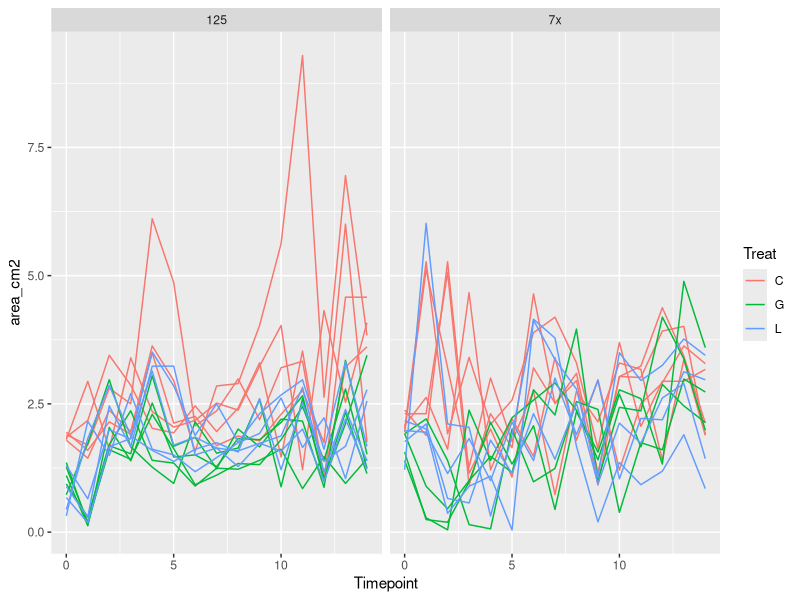
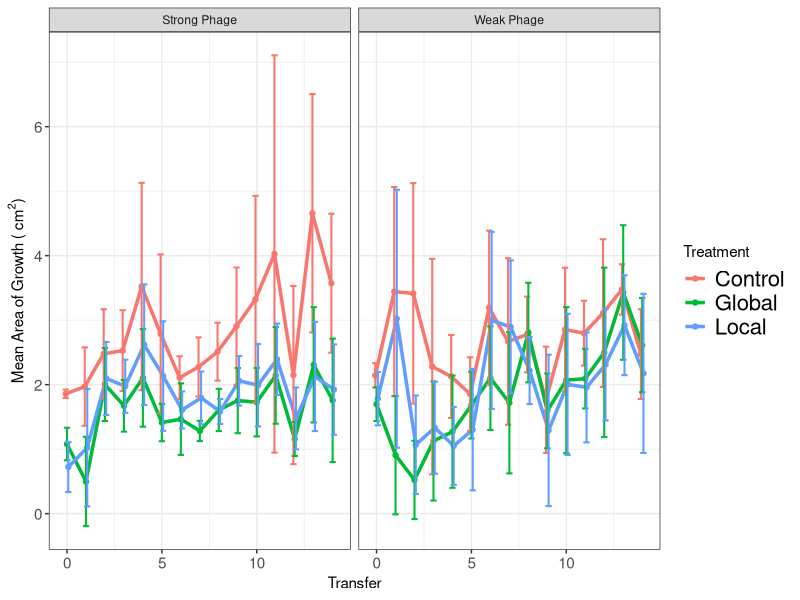
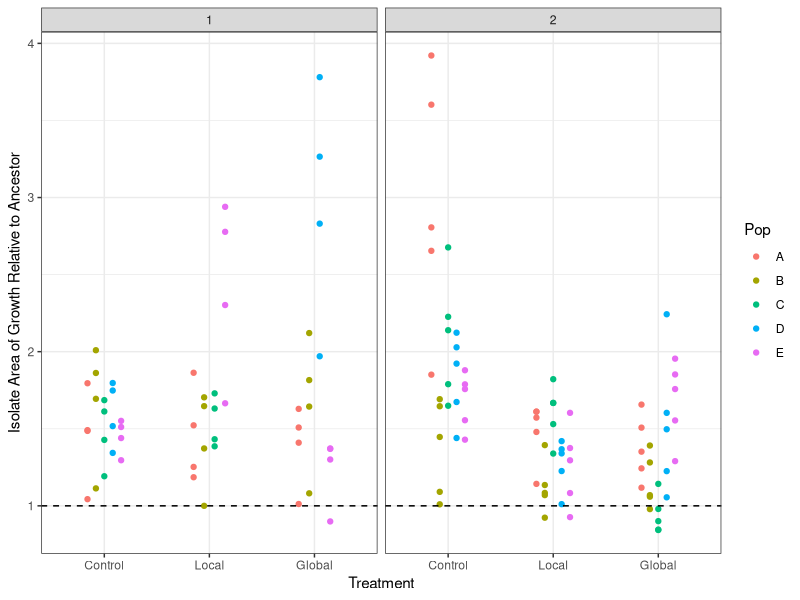
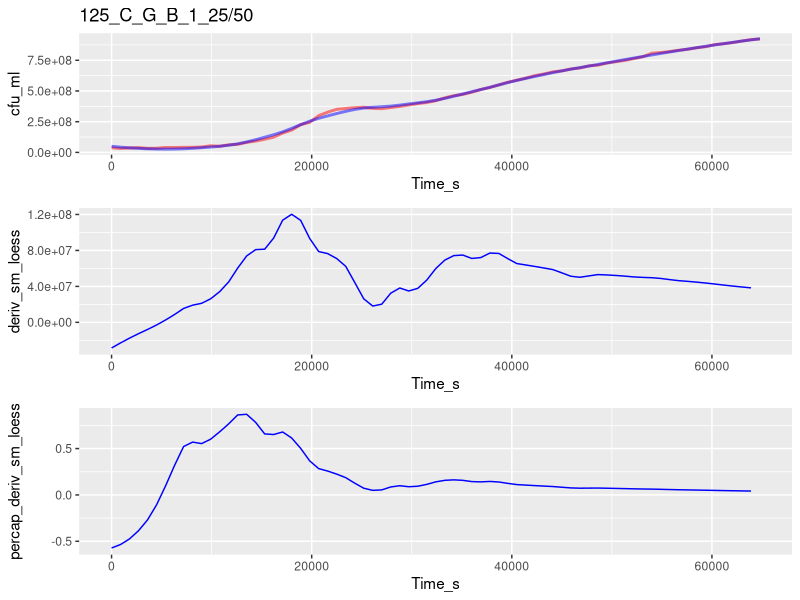
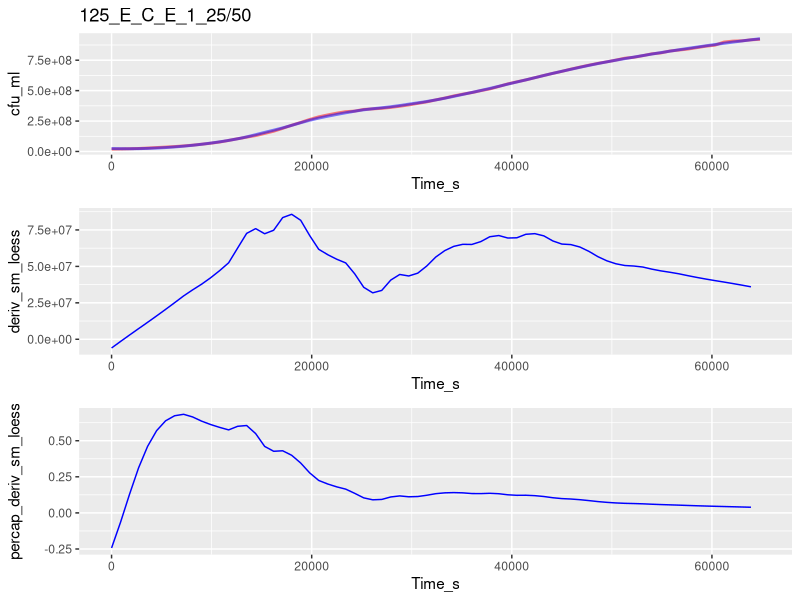
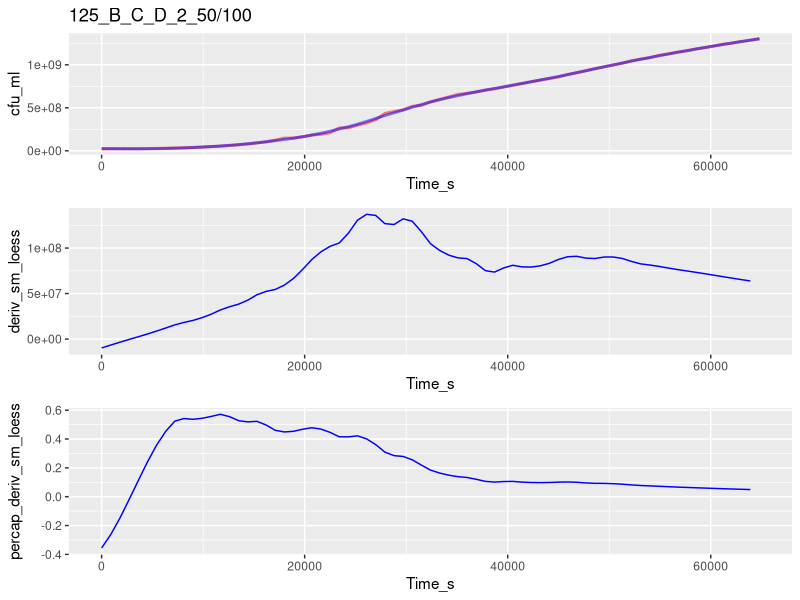
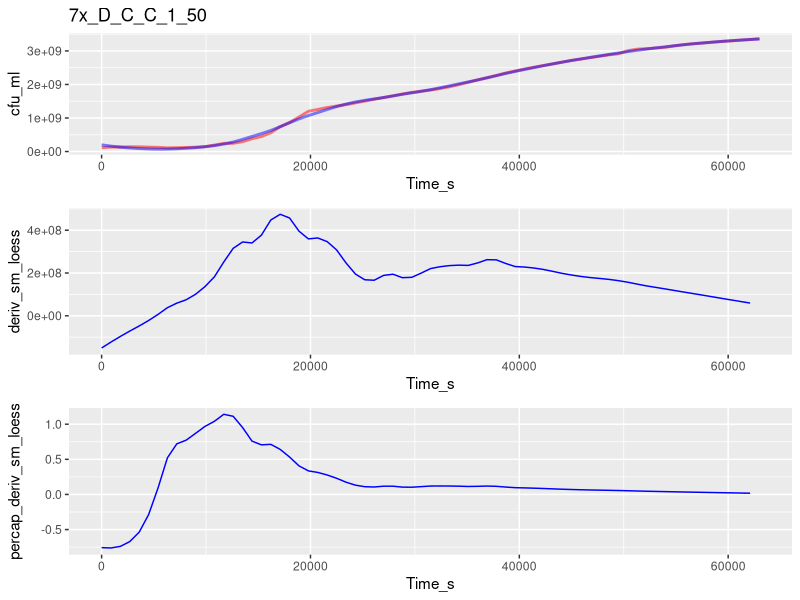
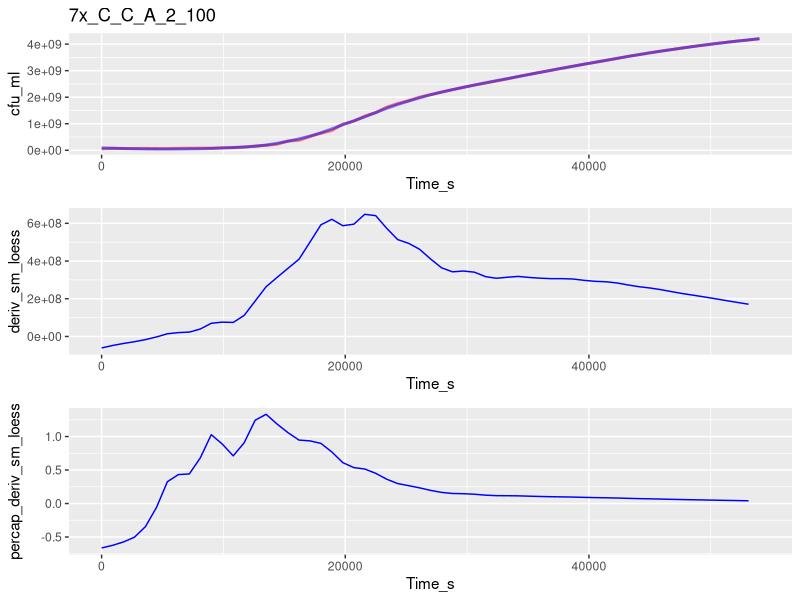

Recreate these plots in R, in order. (Note: this script raises an error after producing the figures.)
##TODO: 
##      migration stats
##      growth curve analysis
##      growth curve stats

library("ggplot2")
library("dplyr")

#Need to split this into 2 scripts: one to take the messy data
# (e.g. isolate information in underscore formats, etc)
#and get it cleaned up, then output those clean data
#And another to take the clean data & analyze it
#Then put the messy data in one folder and the clean data in another folder
#Along with the separate scripts
#So when it's published, can just tell people to re-run the clean data script

#need to make Rep vs Pop consistent
#redo all analysis using dplyr
#redo analysis using vectorization
#include std curve for spec in this code (it may alread be there???)
#Do a scripted analysis of how much to smoothe gc data (not manually checking)
# #to be done later:
# #define function to get means of rates
# mean_rates <- function(sub_by_list, my_data)
# analyze additional plate scans
#change resistance to be by treat then by pop
#Change growth rate for ancestor to dotted line

##Experimental evolution analysis ----
exper_evol_migr <- read.csv("./Clean_Data/Experimental_evolution_growth.csv")

#Drop points after T14
exper_evol_migr <- exper_evol_migr[exper_evol_migr$Timepoint <= 14, ]

#Calculate total area
exper_evol_migr$area_cm2 <- pi*exper_evol_migr$Width_cm/2*exper_evol_migr$Height_cm/2

#Make plot with all pops shown
ggplot(data = exper_evol_migr,
       aes(x = Timepoint, y = area_cm2, group = paste(Treat, Pop),
           color = Treat)) +
  geom_line() +
  facet_grid(~Proj)

#Summarize
exper_evol_migr <- group_by(exper_evol_migr, Proj, Treat, Timepoint)
exper_evol_summ <- summarize(exper_evol_migr,
                             area_mean = mean(area_cm2),
                             area_sd = sd(area_cm2),
                             area_n = n())

#Make plot of summarized data
my_facet_labels <- c("7x" = "Weak Phage", "125" = "Strong Phage")

ggplot(data = exper_evol_summ, aes(x = Timepoint, y = area_mean,
                                   color = Treat)) +
  geom_point(position = position_dodge(0.2)) + 
  geom_line(size = 1.2, position = position_dodge(0.2)) +
  theme_bw() +
  theme(axis.text.y = element_text(size = 11), axis.text.x = element_text(size = 11),
        legend.text = element_text(size = 16)) +
  facet_grid(~Proj, labeller = labeller(Proj = my_facet_labels)) +
  geom_errorbar(aes(ymax = area_mean+area_sd, ymin = area_mean-area_sd),
                width=1, size = .7, position=position_dodge(0.2)) +
  labs(x = "Transfer", 
       y = expression(paste("Mean Area of Growth ( ", cm^2, ")"))) + 
  scale_color_hue(name = "Treatment", breaks = c("C", "G", "L"),
                  labels = c("Control", "Global", "Local"))

##Isolate migration analysis ----
isol_migration <- read.csv("./Clean_Data/Isolate_migration.csv")

#Calculate total area
isol_migration$area_cm2 <- pi*isol_migration$Width_cm/2*isol_migration$Height_cm/2

#Calculate total area relative to same-day ancestor
ancestors <- isol_migration[isol_migration$Isol == "Anc", ]
isol_migration$relative_area <-
  isol_migration$area_cm2/ancestors$area_cm2[
    match(as.Date(isol_migration$end_timestamp),
          as.Date(ancestors$end_timestamp))]

#Plot data
my_facet_labels <- c("7x" = "Weak Phage", 
                     "125" = "Strong Phage",
                     "C" = "Control", "G" = "Global", "L" = "Local",
                     "A" = "WT")

ggplot(isol_migration[isol_migration$Isol != "Anc", ], 
       aes(x = Treat, y = relative_area, color = Pop,
           group = Pop)) +
  geom_point(position = position_dodge(0.4)) +
  facet_grid(~Proj, labeller = labeller(Proj = my_facet_labels)) +
  theme_bw() + 
  labs(y = "Isolate Area of Growth Relative to Ancestor",
       x = "Treatment") +
  geom_hline(yintercept = 1, lty = 2) +
  scale_x_discrete(limits = c("C", "L", "G"),
                   labels = c("Control", "Local", "Global")) +
  NULL

##isolate growth curve analysis ----


##growth curve analysis
# library("minpack.lm")
# library("tidyr")
# library("lubridate")
# library("dplyr")

#Read data
gc_data <- read.csv("./Clean_Data/Isolate_growth_curves.csv",
                    header = T, stringsAsFactors = F)

#Make unique well identifiers
gc_data$uniq_well <- NA
for (i in 1:nrow(gc_data)) {
  gc_data$uniq_well[i] <- paste(gc_data[i, 1:6], collapse = "_")
}

#reorder
gc_data <- gc_data[order(gc_data$uniq_well, gc_data$Time_s), ]

calc_deriv <- function(CFU, percapita = FALSE,
                          subset_by = NULL, time = NULL,
                          time_normalize = NULL) {
  #Note! CFU values must be sorted sequentially into their unique sets already
  
  #Provided a vector of CFU values, this function returns (by default) the
  # difference between sequential values
  #if percapita = TRUE, the differences of cfu are divided by cfu
  #if subset_by is provided, it should be a vector (same length as cfu),
  # the unique values of which will separate calculations
  #if time_normalize is specified, time should be provided as a simple 
  # numeric (e.g. number of seconds) in some unit
  #Then the difference will be normalized for the time_normalize value
  #(e.g. if time is provided in seconds and the difference per hour is wanted,
  # time_normalize should = 3600)
  
  #Check inputs
  if (!is.numeric(time)) {
    stop("time is not numeric")
  }
  if (!is.null(time_normalize)) {
    if (!is.numeric(time_normalize)) {
      stop("time_normalize is not numeric")
    } else if (is.null(time)) {
      stop("time_normalize is specified, but time is not provided")
    }
  }
  
  #Calc derivative
  ans <- c(CFU[2:length(CFU)]-CFU[1:(length(CFU)-1)])
  #Percapita (if specified)
  if (percapita) {
    ans <- ans/CFU[1:(length(CFU)-1)]
  }
  #Time normalize (if specified)
  if (!is.null(time_normalize)) {
    ans <- ans/
      (c(time[2:length(time)]-time[1:(length(time)-1)])/time_normalize)
  }
  #Subset by (if specified)
  if (!is.null(subset_by)) {
    ans[subset_by[2:length(subset_by)] != subset_by[1:(length(subset_by)-1)]] <- NA
  }
  return(c(ans, NA))
}

#Smooth data
gc_data$sm_loess <- NA
gc_data$percap_deriv_sm_loess <- NA
gc_data$percap_deriv_cfu <- NA
for (my_well in unique(gc_data$uniq_well)) {
  my_rows <- which(gc_data$uniq_well == my_well)
  #Smooth with loess
  gc_data$sm_loess[my_rows] <- predict(loess(cfu_ml ~ Time_s,
                                             span = 0.4,
                                             data = gc_data[my_rows, ]),
                                       gc_data[my_rows, ])
}

#Calculate growth per hour from loess curve
gc_data$deriv_sm_loess <- calc_deriv(gc_data$sm_loess,
                                     subset_by = gc_data$uniq_well,
                                     time = gc_data$Time_s,
                                     time_normalize = 3600)

#Calculate per capita growth per hour from loess curve
gc_data$percap_deriv_sm_loess <- calc_deriv(gc_data$sm_loess,
                                            percapita = TRUE,
                                            subset_by = gc_data$uniq_well,
                                            time = gc_data$Time_s,
                                            time_normalize = 3600)
  

#Calculate per capita growth per hour from original curve
gc_data$percap_deriv_cfu <- calc_deriv(gc_data$cfu_ml,
                                       percapita = TRUE,
                                       subset_by = gc_data$uniq_well,
                                       time = gc_data$Time_s,
                                       time_normalize = 3600)

#View samples of original & smoothed curves
# as well as derivatives (per cap & not) of both orig and smoothed curves
for (my_well in sample(unique(gc_data$uniq_well), 20)) {
  my_rows <- which(gc_data$uniq_well == my_well)
  
  print(cowplot::plot_grid(
    ggplot(data = gc_data[my_rows, ],
           aes(x = Time_s, y = cfu_ml)) +
      geom_line(color = "red", lwd = 1, alpha = 0.5) +
      geom_line(aes(x = Time_s, y = sm_loess),
                color = "blue", lwd = 1, alpha = 0.5) +
      ggtitle(gc_data[my_rows[1], "uniq_well"]) +
      NULL,
    ggplot(data = gc_data[my_rows, ],
           aes(x = Time_s, y = deriv_sm_loess)) +
      geom_line(color = "blue") +
      NULL,
    ggplot(data = gc_data[my_rows, ],
           aes(x = Time_s, y = percap_deriv_sm_loess)) +
      geom_line(color = "blue") +
      # geom_line(aes(x = Time_s, y = percap_deriv_cfu),
      #           color = "red") +
      NULL,
    ncol = 1, align = "v"))
}

#Todo:
# find max growth rate (& density at max growth rate)
# find density at first local minima of non-percap growth rate after max growth rate
#   (pseudo carrying capacity)
# find time from some low density to peak per capita growth rate (pseudo lag time)
# find time from max growth rate to pseudo carrying capacity



#extract maximum percap growth rates for each uniq well
#using non-overlapping averaged smoothing
gc_sm$Time <- as.character(gc_sm$Time)
gc_mpptir <- group_by(gc_sm, Media, Proj, Pop, Treat, Isol, Rep_Well)
gc_mpptir <- summarize(gc_mpptir, max_pcgr = max(pcgr, na.rm = T))
gc_mppti <- group_by(gc_mpptir, Media, Proj, Pop, Treat, Isol)
gc_mppti <- summarize(gc_mppti, gr_max_avg = mean(max_pcgr),
                      dt_min_sd = sd(max_pcgr))
gc_mppt <- group_by(gc_mppti, Media, Proj, Pop, Treat)
gc_mppt <- summarize(gc_mppt, avg_isols = mean(gr_max_avg),
                     sd_isols = sd(gr_max_avg))

#Making percap growth rate plots
my_facet_labels <- c("100" = "Rich Environment", 
                     "50" = "Adapted Environment",
                     "C" = "Control", "G" = "Global", "L" = "Local",
                     "A" = "WT", "1" = "Weak Phage", "2" = "Strong Phage")

#plot of all isols
gc_mppti$Media <- factor(gc_mppti$Media, levels = c(50, 100))
ggplot(gc_mppti, aes(x = Treat, y = gr_max_avg)) + 
  geom_jitter(width = 0.1, height = 0, size = 2) + 
  facet_grid(Media ~ Pop, labeller = labeller(Media = my_facet_labels)) +
  labs(x = "Treatment", y = "Per Capita Growth Rate (/hour)") +
  theme(axis.text.x = element_text(size = 11), 
        axis.text.y = element_text(size = 11)) +
  theme_bw()

#plot of all pops
gc_mppt$Media <- factor(gc_mppt$Media, levels = c(50, 100))

#For local viewing
ggplot(gc_mppt, aes(x = Treat, y = avg_isols), 
       labeller = labeller(Treat = my_facet_labels)) + 
  geom_point(pch = 1, size = 3) +
  facet_grid(Proj~Media, 
             labeller = labeller(Media = my_facet_labels, Proj = my_facet_labels)) + 
  labs(x = "Treatment", y = "Maximum Per Capita Growth Rate (/hour)") + theme_bw() + 
  scale_x_discrete(labels = c("Ancestor", "Control", "Global", "Local"))

#For poster
png(filename = "growth_rate_pops.png", width = 10, height = 7,
    units = "in", res = 300)
ggplot(gc_mppt, aes(x = Treat, y = avg_isols), 
       labeller = labeller(Treat = my_facet_labels)) + 
  geom_jitter(width = 0.075, height = 0, pch = 16, size = 6) +
  facet_grid(Proj~Media, 
             labeller = labeller(Media = my_facet_labels, Proj = my_facet_labels)) + 
  labs(x = "Treatment", y = "Maximum Per Capita Growth Rate (/hr)") + theme_bw() + 
  scale_x_discrete(labels = c("Ancestor", "Control", "Global", "Local")) +
  theme(axis.title = element_text(size = 20), axis.text = element_text(size = 16),
        strip.text = element_text(size = 20))
dev.off()

##Isolate resistance analysis
resis_data_7x <- read.csv("74_75_76_Plaquing.csv", header = T, stringsAsFactors = F)

#split out project info & make unique reps
resis_data_7x <- cbind(resis_data_7x[, 1:2], "Pop" = NA, resis_data_7x[, 3:5])
for (i in 1:nrow(resis_data_7x)) {
  my.proj <- resis_data_7x$Proj[i]
  if (my.proj == "P1.1") {
    resis_data_7x$Pop[i] <- "F"
    resis_data_7x$Treat[i] <- "A" #for Ancestor
  } else if (my.proj == "74") {
    resis_data_7x$Pop[i] <- "A"
  } else {
    resis_data_7x$Proj[i] <- substr(my.proj, 1, 2)
    resis_data_7x$Pop[i] <- substr(my.proj, 3, 3)
  }
  if (resis_data_7x$Proj[i] == "75") {
    if (resis_data_7x$Pop[i] == "A") {resis_data_7x$Pop[i] <- "B"
    } else {resis_data_7x$Pop[i] <- "C"}
  } else if (resis_data_7x$Proj[i] == "76") {
    if (resis_data_7x$Pop[i] == "A") {resis_data_7x$Pop[i] <- "D"
    } else {resis_data_7x$Pop[i] <- "E"}
  }
}
resis_data_7x$Proj <- 1

#this is where merge of resis data will be
resis_data <- resis_data_7x

#calculate EOP for ea isol
resis_data$EOP <- NA
for (i in 1:nrow(resis_data)) {
  my_sub <- subset(resis_data, resis_data$Isol == resis_data$Isol[i])
  resis_data$EOP[i] <- resis_data$PFU[i]/my_sub[my_sub$Treat == "A",]$PFU
}

#For local viewing
ggplot(resis_data[resis_data$Treat != "A", ], aes(x = Treat, y = 1-EOP)) +
  scale_x_discrete(name = "Treatment") +
  ylab("Resistance to Phage") +
  facet_grid(Proj~Pop, labeller = labeller(Proj = my_facet_labels)) +
  geom_dotplot(binaxis = "y", stackdir = "center", binwidth = 0.01, 
               dotsize = 3) +
  # geom_jitter(width = 0.2, height = 0, size = 2) +
  theme_bw() + ggtitle("Population") +
  theme(plot.title = element_text(size = 12, hjust = 0.5), 
        axis.title = element_text(size = 12),
        axis.text.x = element_text(color = "black", size = 12)) +
  geom_hline(yintercept = 0, linetype = "dotted", size = 1.5)

#For poster
png("resis_isols.png", width = 14, height = 9, units = "in", res = 300)
ggplot(resis_data[resis_data$Treat != "A", ], aes(x = Treat, y = 1-EOP)) +
  scale_x_discrete(name = "Treatment") +
  ylab("Resistance to Phage") +
  facet_grid(Proj~Pop, labeller = labeller(Proj = my_facet_labels)) +
  geom_dotplot(binaxis = "y", stackdir = "center", binwidth = 0.02, 
               dotsize = 2) +
  theme_bw() + ggtitle("Population") +
  theme(plot.title = element_text(size = 24, hjust = 0.5), 
        axis.title = element_text(size = 24),
        axis.text = element_text(color = "black", size = 20),
        strip.text = element_text(size = 24)) +
  geom_hline(yintercept = 0, linetype = "dotted", size = 1.5)
dev.off()

#resistance vs growth
gc_resis_data <- merge(resis_data, gc_mppti)
gc_resis_mppt <- group_by(gc_resis_data, Media, Proj, Pop, Treat)
gc_resis_mppt <- summarize(gc_resis_mppt, avg_eop = mean(EOP),
                           avg_gr = mean(gr_max_avg))

#Make plot of all isolates
ggplot(gc_resis_data, aes(x = 1-EOP, y = gr_max_avg)) +
  geom_point() + 
  facet_grid(Media~., labeller = labeller(Media = my_facet_labels)) +
  geom_smooth(method = "lm") +
  labs(x = "Resistance", y = "Per Capita Growth Rate (/hour)")

summary(lm(gr_max_avg~Media*EOP, data = gc_resis_data))

#Make plot of all pops
#For local viewing
ggplot(gc_resis_mppt, aes(x = 1-avg_eop, y = avg_gr)) +
  geom_point(size = 2, aes(pch = Treat)) + 
  scale_shape_manual(values = c(3, 15, 16, 17), name = "Treatment",
                     breaks = c("A", "C", "G", "L"),
                     labels = c("WT", "Control", "Global", "Local")) +
  facet_grid(Media~Proj, labeller = labeller(Media = my_facet_labels,
                                             Proj = my_facet_labels)) +
  geom_smooth(method = "lm") +
  labs(x = "Resistance", y = "Average Per Capita Growth Rate (/hour)") +
  theme_bw()

#For poster
png("resis_gc_tradeoff.png", width = 10, height = 7, units = "in",
    res = 300)
ggplot(gc_resis_mppt, aes(x = 1-avg_eop, y = avg_gr)) +
  geom_point(size = 4, aes(pch = Treat)) + 
  scale_shape_manual(values = c(3, 15, 16, 17), name = "Treatment",
                     breaks = c("A", "C", "G", "L"),
                     labels = c("WT", "Control", "Global", "Local")) +
  facet_grid(Proj~Media, labeller = labeller(Media = my_facet_labels,
                                             Proj = my_facet_labels)) +
  geom_smooth(method = "lm", se = F) +
  labs(x = "Resistance", y = "Average Maximum Per Capita Growth Rate (/hr)") +
  theme_bw() +
  theme(axis.text = element_text(size = 16),
        strip.text = element_text(size = 20),
        axis.title = element_text(size = 20),
        legend.title = element_text(size = 20),
        legend.text = element_text(size = 16))
dev.off()

summary(lm(avg_gr~avg_eop*Media, data = gc_resis_mppt))


## 125 Migration ----
migration_125 <- read.csv("131_125_isol_migration.csv")
migration_125$area <- pi*migration_125$Width..cm.*migration_125$Height..cm./4
migration_125$relative_area <- NA
migration_125$date <- paste(migration_125$Year, migration_125$Month,
                            migration_125$Day, sep = "_")
for (date in unique(migration_125$date)) {
  migration_125$relative_area[which(migration_125$date == date)] <- 
    migration_125$area[which(migration_125$date == date)]/
    migration_125$area[migration_125$date == date & 
                         migration_125$Population == "Anc"]
}

ggplot(data = migration_125, aes(x = paste(Treatment, Population),
                                 y = relative_area)) +
  geom_point()

## Growth curves ----
#Remove first hour of datapoints
gc_data <- gc_data[hour(gc_data$Time) > 0, ]

#Add variables for getting unique subsets
gc_data$mpptir <- paste(gc_data$Media, gc_data$Proj, gc_data$Pop, gc_data$Treat, 
                        gc_data$Isol, gc_data$Rep_Well, sep = ".")
gc_data$mppti <- paste(gc_data$Media, gc_data$Proj, gc_data$Pop, gc_data$Treat, 
                       gc_data$Isol, sep = ".")

#smooth CFU data
smooth_data <- function(my_data, smooth_over, subset_by) {
  #data must be sorted sequentially before fed into function
  #my_data is a vector of the data to be smoothed
  #smooth over is how many sequential entries to average
  #the unique values of subset_by will be what is iterated over
  out_list <- rep(NA, length(my_data))
  cntr = 1
  for (my_uniq in unique(subset_by)) {
    my_sub <- subset(my_data, subset_by == my_uniq)
    out_list[cntr:(cntr+length(my_sub)-smooth_over)] <- 0
    for (i in 1:smooth_over) {
      out_list[(cntr):(cntr+length(my_sub)-smooth_over)] <-
        out_list[(cntr):(cntr+length(my_sub)-smooth_over)] + 
        my_sub[i:(length(my_sub)-smooth_over+i)]
    }  
    cntr <- cntr+length(my_sub)
  }
  out_list <- out_list/smooth_over
  return(out_list)
}

#smooth by averaging non-overlapping ranges
smooth_data_noverlap <- function(my_data, smooth_over, subset_by) {
  #data must be sorted sequentially before fed into function
  #my_data is a vector of the data to be smoothed
  #smooth over is how many sequential entries to average
  #the unique values of subset_by will be what is iterated over
  out_list <- rep(NA, length(my_data))
  cntr = 0
  for (my_uniq in unique(subset_by)) {
    my_sub <- subset(my_data, subset_by == my_uniq)
    for (i in seq(from = 1, to = length(my_sub), by = smooth_over)) {
      if (i+smooth_over < length(my_sub)) {
        out_list[cntr+i] <- mean(my_sub[i:(i+smooth_over-1)])
      }
    }
    cntr <- cntr+length(my_sub)
  }
  return(out_list)
}

gc_sm <- gc_data

gc_data$Smooth_CFU <- smooth_data(gc_data$CFU, 8, subset_by = gc_data$mpptir)
gc_sm$Smooth_noverlap <- smooth_data_noverlap(gc_data$CFU, 5, 
                                              subset_by = gc_data$mpptir)
gc_sm <- gc_sm[is.na(gc_sm$Smooth_noverlap) == F, ]

per_cap_grate <- function(CFU, time, subset_by) {
  ans <- c((CFU[2:length(CFU)]-CFU[1:(length(CFU)-1)])/
             (as.numeric(difftime(time[2:length(time)], time[1:(length(time)-1)], 
                                  units = "hours")) * 
                0.5 * (CFU[2:length(CFU)]+CFU[1:(length(CFU)-1)])), NA)
  ans[subset_by[2:length(subset_by)] != subset_by[1:(length(subset_by)-1)]] <- NA
  return(ans)
}

gc_data$pcgr <- per_cap_grate(gc_data$Smooth_CFU, gc_data$Time, gc_data$mpptir)
gc_sm$pcgr <- per_cap_grate(gc_sm$Smooth_noverlap, gc_sm$Time, gc_sm$mpptir)

# #Make plot of all smoothed growth rates
# for (i in seq(from = 1, to = length(unique(gc_data$mpptir)), by = 25)) {
#   my_sub <- gc_data[(gc_data$mpptir %in% unique(gc_data$mpptir)[i:(i+24)]), ]
#   print(ggplot(data = my_sub, aes(x = Time, y = pcgr)) + geom_line() +
#           facet_wrap(~mpptir))
# }
# 
# #Make plots of all smoothed nonoverlapping growth rates
# for (i in seq(from = 1, to = length(unique(gc_sm$mpptir)), by = 25)) {
#   my_sub <- gc_sm[(gc_sm$mpptir %in% unique(gc_sm$mpptir)[i:(i+24)]), ]
#   print(ggplot(data = my_sub, aes(x = Time, y = pcgr)) + geom_line() +
#           facet_wrap(~mpptir))
# }

# #Code for looking at an example well
# my_well <- "100.1.D.C.A.1"
# my_sub <- gc_data[gc_data$mpptir == my_well, ]
# ggplot(data = my_sub, aes(x = Time, y = CFU)) +
#   geom_line() + labs(y = "Colony Forming Units (CFU)")
# ggplot(data = my_sub, aes(x = Time, y = Smooth_CFU)) +
#   geom_line() + labs(y = "Colony Forming Units (CFU)")
# ggplot(data = my_sub, aes(x = Time, y = pcgr)) +
#   geom_line()
# 
# my_sub <- gc_sm[gc_sm$mpptir == my_well, ]
# ggplot(data = my_sub, aes(x = Time, y = CFU)) + geom_line()
# ggplot(data = my_sub, aes(x = Time, y = Smooth_noverlap)) +
#   geom_line()
# ggplot(data = my_sub, aes(x = Time, y = pcgr)) + geom_line()
# 
# 
# my_sub$diff <- c(my_sub$CFU[2:nrow(my_sub)]-my_sub$CFU[1:(nrow(my_sub)-1)], NA)
# my_sub$smdiff <- c(my_sub$Smooth_CFU[2:nrow(my_sub)]-my_sub$Smooth_CFU[1:(nrow(my_sub)-1)], NA)
# ggplot(data = my_sub, aes(x = Time, y = smdiff)) +
#   geom_line()

#extract maximum percap growth rates for each uniq well
#using non-overlapping averaged smoothing
gc_sm$Time <- as.character(gc_sm$Time)
gc_mpptir <- group_by(gc_sm, Media, Proj, Pop, Treat, Isol, Rep_Well)
gc_mpptir <- summarize(gc_mpptir, max_pcgr = max(pcgr, na.rm = T))
gc_mppti <- group_by(gc_mpptir, Media, Proj, Pop, Treat, Isol)
gc_mppti <- summarize(gc_mppti, gr_max_avg = mean(max_pcgr),
                      dt_min_sd = sd(max_pcgr))
gc_mppt <- group_by(gc_mppti, Media, Proj, Pop, Treat)
gc_mppt <- summarize(gc_mppt, avg_isols = mean(gr_max_avg),
                     sd_isols = sd(gr_max_avg))

#Making percap growth rate plots
my_facet_labels <- c("100" = "Rich Environment", 
                     "50" = "Adapted Environment",
                     "C" = "Control", "G" = "Global", "L" = "Local",
                     "A" = "WT", "1" = "Weak Phage", "2" = "Strong Phage")

#plot of all isols
gc_mppti$Media <- factor(gc_mppti$Media, levels = c(50, 100))
ggplot(gc_mppti, aes(x = Treat, y = gr_max_avg)) + 
  geom_jitter(width = 0.1, height = 0, size = 2) + 
  facet_grid(Media ~ Pop, labeller = labeller(Media = my_facet_labels)) +
  labs(x = "Treatment", y = "Per Capita Growth Rate (/hour)") +
  theme(axis.text.x = element_text(size = 11), 
        axis.text.y = element_text(size = 11)) +
  theme_bw()

#plot of all pops
gc_mppt$Media <- factor(gc_mppt$Media, levels = c(50, 100))

#For local viewing
ggplot(gc_mppt, aes(x = Treat, y = avg_isols), 
       labeller = labeller(Treat = my_facet_labels)) + 
  geom_point(pch = 1, size = 3) +
  facet_grid(Proj~Media, 
             labeller = labeller(Media = my_facet_labels, Proj = my_facet_labels)) + 
  labs(x = "Treatment", y = "Maximum Per Capita Growth Rate (/hour)") + theme_bw() + 
  scale_x_discrete(labels = c("Ancestor", "Control", "Global", "Local"))

#For poster
png(filename = "growth_rate_pops.png", width = 10, height = 7,
    units = "in", res = 300)
ggplot(gc_mppt, aes(x = Treat, y = avg_isols), 
       labeller = labeller(Treat = my_facet_labels)) + 
  geom_jitter(width = 0.075, height = 0, pch = 16, size = 6) +
  facet_grid(Proj~Media, 
             labeller = labeller(Media = my_facet_labels, Proj = my_facet_labels)) + 
  labs(x = "Treatment", y = "Maximum Per Capita Growth Rate (/hr)") + theme_bw() + 
  scale_x_discrete(labels = c("Ancestor", "Control", "Global", "Local")) +
  theme(axis.title = element_text(size = 20), axis.text = element_text(size = 16),
        strip.text = element_text(size = 20))
dev.off()


## Resistance ----
resis_data <- read.csv("./Clean_Data/Isolate_resistance.csv",
                       stringsAsFactors = F)

#calculate EOP for ea isol
resis_data$EOP <- NA
resis_data$bd <- F
#First Handle below-detection points
my_rows <- which(resis_data$PFU == 0)
resis_data$pfu_ml[my_rows] <- 1*resis_data$dilution[my_rows]
resis_data$bd[my_rows] <- T
#Then calculate all EOPs
for (i in 1:nrow(resis_data)) {
  my_sub <- subset(resis_data, resis_data$Date == resis_data$Date[i])
  resis_data$EOP[i] <- resis_data$pfu_ml[i]/
    mean(my_sub[my_sub$Treat == "Anc",]$pfu_ml)
}

#Add flag for old vs new approach
resis_data$approach <- NA
resis_data$approach[1:70] <- "old"
resis_data$approach[71:nrow(resis_data)] <- "new"

ggplot(resis_data[resis_data$Treat != "Anc", ], 
       aes(x = Treat, y = EOP, color = Pop,
           shape = bd, group = Pop)) +
  facet_grid(Proj~approach) +
  geom_point(position = position_dodge(width = 0.5),
             alpha = 0.7) +
  scale_y_continuous(trans = "log10") +
  theme_bw()

# #For local viewing
# ggplot(resis_data[resis_data$Treat != "A", ], aes(x = Treat, y = 1-EOP)) +
#   scale_x_discrete(name = "Treatment") +
#   ylab("Resistance to Phage") +
#   facet_grid(Proj~Pop, labeller = labeller(Proj = my_facet_labels)) +
#   geom_dotplot(binaxis = "y", stackdir = "center", binwidth = 0.01, 
#                dotsize = 3) +
#   # geom_jitter(width = 0.2, height = 0, size = 2) +
#   theme_bw() + ggtitle("Population") +
#   theme(plot.title = element_text(size = 12, hjust = 0.5), 
#         axis.title = element_text(size = 12),
#         axis.text.x = element_text(color = "black", size = 12)) +
#   geom_hline(yintercept = 0, linetype = "dotted", size = 1.5)
# 
# #For poster
# png("resis_isols.png", width = 14, height = 9, units = "in", res = 300)
# ggplot(resis_data[resis_data$Treat != "A", ], aes(x = Treat, y = 1-EOP)) +
#   scale_x_discrete(name = "Treatment") +
#   ylab("Resistance to Phage") +
#   facet_grid(Proj~Pop, labeller = labeller(Proj = my_facet_labels)) +
#   geom_dotplot(binaxis = "y", stackdir = "center", binwidth = 0.02, 
#                dotsize = 2) +
#   theme_bw() + ggtitle("Population") +
#   theme(plot.title = element_text(size = 24, hjust = 0.5), 
#         axis.title = element_text(size = 24),
#         axis.text = element_text(color = "black", size = 20),
#         strip.text = element_text(size = 24)) +
#   geom_hline(yintercept = 0, linetype = "dotted", size = 1.5)
# dev.off()
# 
# #resistance vs growth
# gc_resis_data <- merge(resis_data, gc_mppti)
# gc_resis_mppt <- group_by(gc_resis_data, Media, Proj, Pop, Treat)
# gc_resis_mppt <- summarize(gc_resis_mppt, avg_eop = mean(EOP),
#                            avg_gr = mean(gr_max_avg))
# 
# #Make plot of all isolates
# ggplot(gc_resis_data, aes(x = 1-EOP, y = gr_max_avg)) +
#   geom_point() + 
#   facet_grid(Media~., labeller = labeller(Media = my_facet_labels)) +
#   geom_smooth(method = "lm") +
#   labs(x = "Resistance", y = "Per Capita Growth Rate (/hour)")
# 
# summary(lm(gr_max_avg~Media*EOP, data = gc_resis_data))
# 
# #Make plot of all pops
# #For local viewing
# ggplot(gc_resis_mppt, aes(x = 1-avg_eop, y = avg_gr)) +
#   geom_point(size = 2, aes(pch = Treat)) + 
#   scale_shape_manual(values = c(3, 15, 16, 17), name = "Treatment",
#                      breaks = c("A", "C", "G", "L"),
#                      labels = c("WT", "Control", "Global", "Local")) +
#   facet_grid(Media~Proj, labeller = labeller(Media = my_facet_labels,
#                                              Proj = my_facet_labels)) +
#   geom_smooth(method = "lm") +
#   labs(x = "Resistance", y = "Average Per Capita Growth Rate (/hour)") +
#   theme_bw()
# 
# #For poster
# png("resis_gc_tradeoff.png", width = 10, height = 7, units = "in",
#     res = 300)
# ggplot(gc_resis_mppt, aes(x = 1-avg_eop, y = avg_gr)) +
#   geom_point(size = 4, aes(pch = Treat)) + 
#   scale_shape_manual(values = c(3, 15, 16, 17), name = "Treatment",
#                      breaks = c("A", "C", "G", "L"),
#                      labels = c("WT", "Control", "Global", "Local")) +
#   facet_grid(Proj~Media, labeller = labeller(Media = my_facet_labels,
#                                              Proj = my_facet_labels)) +
#   geom_smooth(method = "lm", se = F) +
#   labs(x = "Resistance", y = "Average Maximum Per Capita Growth Rate (/hr)") +
#   theme_bw() +
#   theme(axis.text = element_text(size = 16),
#         strip.text = element_text(size = 20),
#         axis.title = element_text(size = 20),
#         legend.title = element_text(size = 20),
#         legend.text = element_text(size = 16))
# dev.off()
# 
# summary(lm(avg_gr~avg_eop*Media, data = gc_resis_mppt))

## PCA ----
